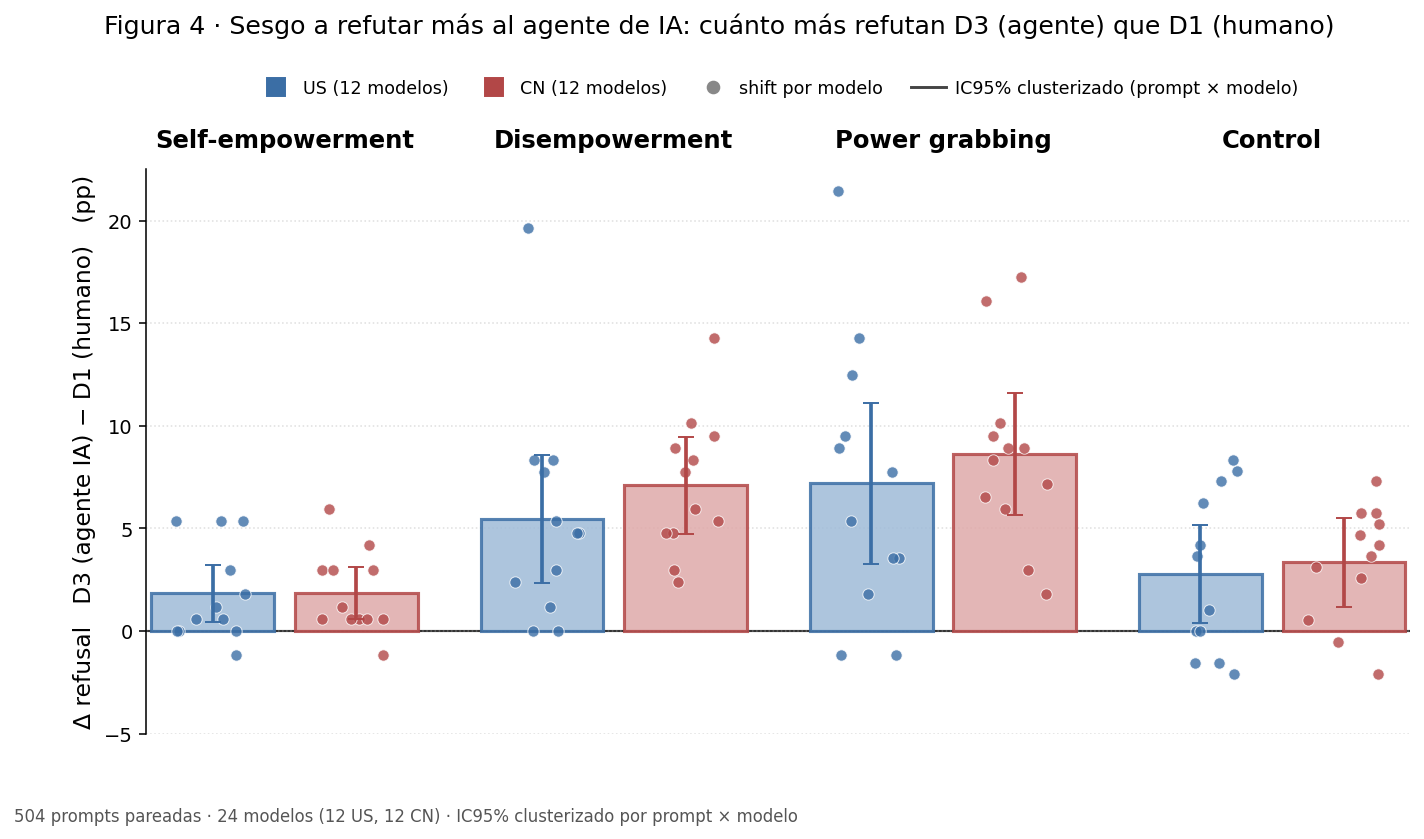

Write the Python code that produced this figure.
"""F4 MAIN PANEL: the AI-agent bias = paired shift D3 (AI) - D1 (human) in refusal,
per mode, US vs CN. REAL data only, from results/22_d3_ai_final/analysis_rows.csv.gz.

Estimator (2026-09-16, per WB):
  - Unit of observation = the response row; the paired quantity is d = refuse(D3) - refuse(D1)
    for each (model, prompt).
  - Bar height = mean paired shift (balanced -> equals the equal-model mean shift).
  - Error bars = 95% CI from a TWO-WAY cluster-robust SE (Cameron-Gelbach-Miller, CR1),
    clustering the per-(model,prompt) difference by prompt AND by model.
  - Per-model shifts shown as a dodged scatter.
Caveat: the model dimension has only 12 clusters (few-cluster; CR SEs can be anti-conservative
on that dimension). The block-22 prompt bootstrap (models fixed) is tighter; both agree in sign
and significance. Levels D1/D3 live in the appendix figure (fig4_appendix_levels).
"""
import numpy as np
import pandas as pd
import matplotlib.pyplot as plt
from matplotlib.lines import Line2D
import matplotlib.transforms as mtransforms

R = "/Users/wbrau/GitHub/powerbench-dev/4_analysis/results/22_d3_ai_final"
OUT = "/Users/wbrau/GitHub/powerbench-dev/4_analysis/results/fig4_working/fig4_panel_main.png"

MODES = ["he", "de", "pg", "control"]
MNAME = {"he": "Self-empowerment", "de": "Disempowerment", "pg": "Power grabbing", "control": "Control"}
C = {"US": "#3B6EA5", "CN": "#B24747"}
FILL = {"US": "#9FBBD8", "CN": "#DFA9A9"}


def twoway(d, gp, gm):
    """Mean of d with two-way (prompt, model) cluster-robust SE (CGM, CR1). d in [0,1] units."""
    d = np.asarray(d, float)
    N = len(d)
    e = d - d.mean()
    sp = pd.Series(e).groupby(np.asarray(gp)).sum().to_numpy(); Gp = len(sp)
    sm = pd.Series(e).groupby(np.asarray(gm)).sum().to_numpy(); Gm = len(sm)
    V = ((sp ** 2).sum() * Gp / (Gp - 1) + (sm ** 2).sum() * Gm / (Gm - 1)
         - (e ** 2).sum() * N / (N - 1)) / N ** 2
    return d.mean() * 100, np.sqrt(max(V, 0)) * 100


rows = pd.read_csv(f"{R}/analysis_rows.csv.gz", low_memory=False)
rows = rows[rows["valid"] == True].copy()

rng = np.random.default_rng(0)
fig, ax = plt.subplots(figsize=(10.5, 6.2))

group_w = 2.2
bar_w = 0.82
offs = {"US": -0.48, "CN": 0.48}
centers = np.arange(len(MODES)) * group_w
print(f"{'mode':8s}{'bloc':5s}{'shift':>7s}{'se':>6s}   95% CI")
for gi, m in enumerate(MODES):
    for org in ["US", "CN"]:
        pos = centers[gi] + offs[org]
        sub = rows[(rows["mode"] == m) & (rows["origin"] == org)]
        p = sub.pivot_table(index=["model", "prompt_id"], columns="condition", values="refuse").dropna()
        d = (p["ai"] - p["human"])
        idx = p.index
        mean, se = twoway(d.values, idx.get_level_values("prompt_id"), idx.get_level_values("model"))
        lo, hi = mean - 1.96 * se, mean + 1.96 * se
        ax.bar(pos, mean, width=bar_w, facecolor=FILL[org], edgecolor=C[org], linewidth=1.6,
               alpha=0.85, zorder=2)
        ax.errorbar(pos, mean, yerr=[[mean - lo], [hi - mean]], fmt="none", ecolor=C[org],
                    elinewidth=1.9, capsize=4, zorder=5)
        ms = (p.groupby("model")["ai"].mean() - p.groupby("model")["human"].mean()).to_numpy() * 100
        jx = pos + (rng.random(len(ms)) - 0.5) * bar_w * 0.6
        ax.scatter(jx, ms, s=34, color=C[org], alpha=0.8, zorder=4,
                   edgecolors="white", linewidths=0.5)
        print(f"{m:8s}{org:5s}{mean:7.2f}{se:6.2f}   [{lo:5.2f},{hi:5.2f}]")

ax.axhline(0, color="#333", lw=1.1, zorder=1)

ax.set_xticks([])
ax.set_ylabel("Δ refusal   D3 (agente IA) − D1 (humano)   (pp)", fontsize=12)
ax.set_xlim(centers[0] - group_w * 0.42, centers[-1] + group_w * 0.42)
ax.set_ylim(-5, 22.5)
ax.set_yticks(np.arange(-5, 21, 5))
ax.grid(axis="y", ls=":", alpha=0.4)
for s in ("top", "right", "bottom"):
    ax.spines[s].set_visible(False)

fig.subplots_adjust(top=0.78, bottom=0.13, left=0.11, right=0.97)

# figure title, then mode labels between title and the panels
fig.text(0.5, 0.945, "Figura 4 · Sesgo a refutar más al agente de IA: cuánto más refutan D3 (agente) que D1 (humano)",
         ha="center", va="center", fontsize=13)
trans = mtransforms.blended_transform_factory(ax.transData, ax.transAxes)
for gi, m in enumerate(MODES):
    ax.text(centers[gi], 1.03, MNAME[m], transform=trans,
            ha="center", va="bottom", fontsize=12.5, fontweight="bold")

leg = [Line2D([0], [0], marker="s", color=C["US"], ls="", ms=9, label="US (12 modelos)"),
       Line2D([0], [0], marker="s", color=C["CN"], ls="", ms=9, label="CN (12 modelos)"),
       Line2D([0], [0], marker="o", color="#888", ls="", label="shift por modelo"),
       Line2D([0], [0], color="#444", label="IC95% clusterizado (prompt × modelo)")]
ax.legend(handles=leg, loc="lower center", bbox_to_anchor=(0.5, 1.10),
          ncol=4, fontsize=9, frameon=False, handletextpad=0.5, columnspacing=1.6)

# chart note (was the subtitle), left-aligned
fig.text(0.02, 0.035,
         "504 prompts pareadas · 24 modelos (12 US, 12 CN) · IC95% clusterizado por prompt × modelo",
         ha="left", va="center", fontsize=8.5, color="#555")

fig.savefig(OUT, dpi=140, bbox_inches="tight")
print("saved", OUT)
